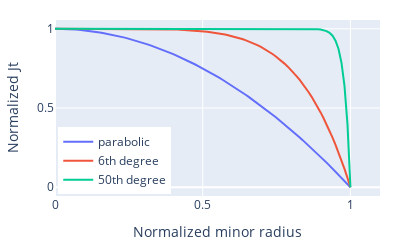

Notebook cell for this chart:
### Code cell
dat = [
    go.Scatter(x=x, y=y0, name='parabolic'), 
    go.Scatter(x=x, y=y1, name='6th degree'),
    go.Scatter(x=x, y=y2, name='50th degree'),
]
lay = go.Layout(
    width = 400, height = 250,
    margin= {'l':20, 'r':20, 't':20, 'b':20},
    xaxis = {'title':'Normalized minor radius', 'range':[0, 1.1]},
    yaxis = {'title':'Normalized Jt', },
    legend= {'x':0.01, 'y': 0.01},
)
fig = go.Figure(data=dat, layout=lay)

fig.show()
